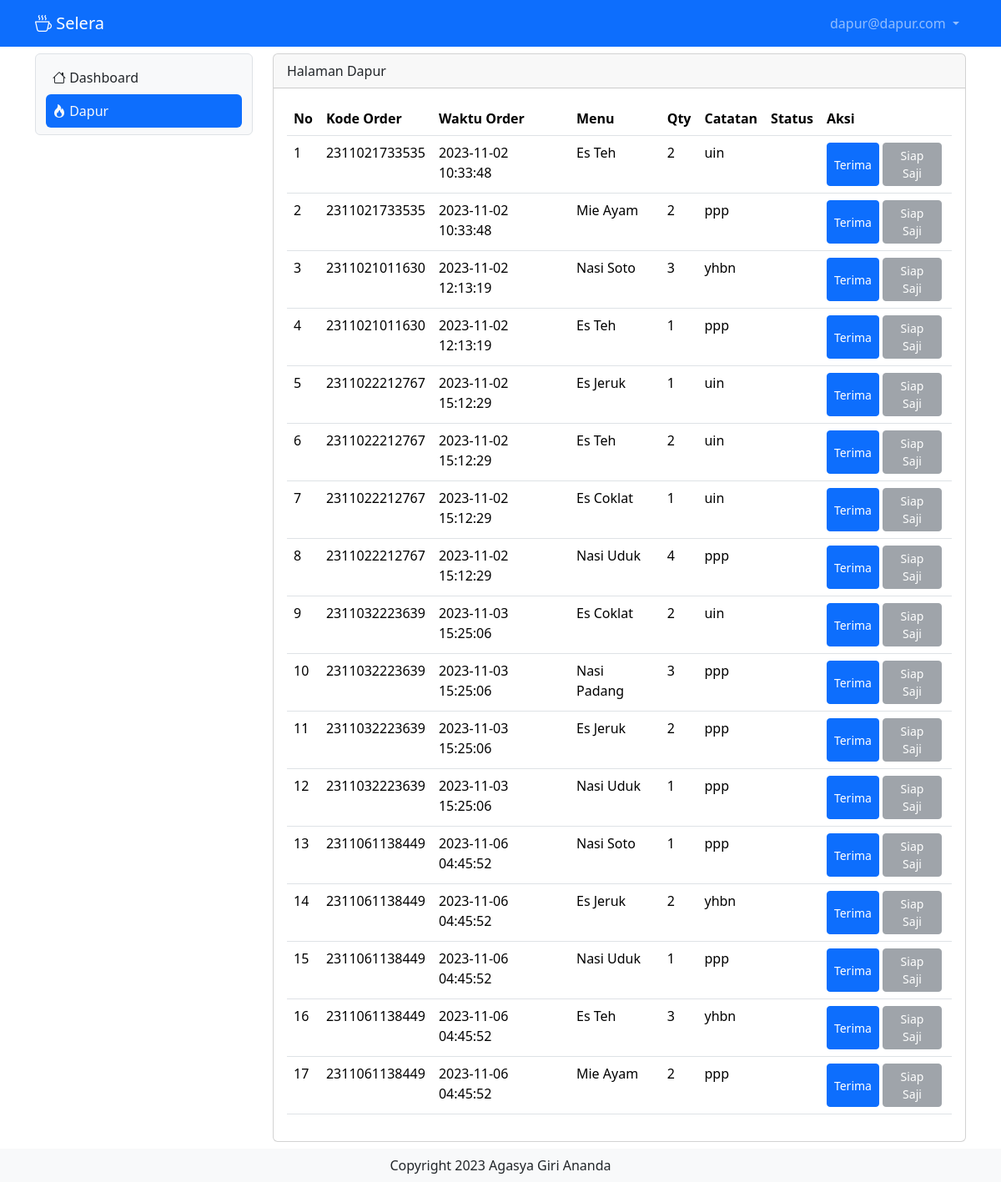
/dapur (signed in), run on the app's committed database.
### tables this page shows
CREATE TABLE `tb_user` (
  `id` int(11) NOT NULL,
  `nama` varchar(255) NOT NULL,
  `username` varchar(255) NOT NULL,
  `password` varchar(255) NOT NULL,
  `level` int(10) NOT NULL,
  `nohp` varchar(15) NOT NULL,
  `alamat` varchar(300) NOT NULL
);

CREATE TABLE `tb_list_order` (
  `id_list_order` int(11) NOT NULL,
  `menu` int(11) NOT NULL,
  `kode_order` bigint(20) NOT NULL,
  `jumlah` int(11) NOT NULL,
  `catatan` varchar(255) NOT NULL,
  `status` int(11) NOT NULL
);

CREATE TABLE `tb_order` (
  `id_order` bigint(20) NOT NULL,
  `pelanggan` varchar(255) NOT NULL,
  `meja` int(11) NOT NULL,
  `pelayan` int(11) NOT NULL,
  `waktu_order` timestamp NOT NULL DEFAULT current_timestamp() ON UPDATE current_timestamp()
);

CREATE TABLE `tb_daftar_menu` (
  `id` int(11) NOT NULL,
  `foto` varchar(255) NOT NULL,
  `nama_menu` varchar(255) NOT NULL,
  `keterangan` varchar(255) NOT NULL,
  `kategori` int(50) NOT NULL,
  `harga` varchar(100) NOT NULL,
  `stok` varchar(50) NOT NULL
);

### dapur.php (the view, shortened to what this page needs)
<?php
include "proses/connect.php";
$query = mysqli_query($conn, "SELECT * FROM tb_list_order
        LEFT JOIN tb_order ON tb_order.id_order = tb_list_order.kode_order
        LEFT JOIN tb_daftar_menu ON tb_daftar_menu.id = tb_list_order.menu
        LEFT JOIN tb_bayar ON tb_bayar.id_bayar = tb_order.id_order
        ORDER BY waktu_order ASC
        ");
while ($record = mysqli_fetch_array($query)) {
    $result[] = $record;
}
?>
<div class="col-lg-9 mt-2">
    <div class="card">
        <div class="card-header">
            Halaman Dapur
        </div>
        <div class="card-body">
            <?php
            if (empty($result)) {
                echo "Data makanan atau minuman tidak ada";
            } else {
                    ?>
                <div class="table-responsive">
                    <table class="table table-hover">
                        <thead>
                            <tr class="text-nowrap">
                                <th scope="col">No</th>
                                <th scope="col">Kode Order</th>
                                <th scope="col">Waktu Order</th>
                                <th scope="col">Menu</th>
                                <th scope="col">Qty</th>
                                <th scope="col">Catatan</th>
                                <th scope="col">Status</th>
                                <th scope="col">Aksi</th>
                            </tr>
                        </thead>
                        <tbody>
                            <?php
                            $no = 1;
                            foreach ($result as $row) {
                                if ($row['status'] != 2) {
                                    ?>
                                    <tr>
                                        <td>
                                            <?php echo $no++ ?>
                                        </td>
                                        <td>
                                            <?php echo $row['kode_order'] ?>
                                        </td>
                                        <td>
                                            <?php echo $row['waktu_order'] ?>
                                        </td>
                                        <td>
                                            <?php echo $row['nama_menu'] ?>
                                        </td>
                                        <td>
                                            <?php echo $row['jumlah'] ?>
                                        </td>
                                        <td>
                                            <?php echo $row['catatan'] ?>
                                        </td>
                                        <td>
                                        </td>
                                        <td>
                                            <div class="d-flex">
                                                <button
                                                    class="<?php echo (!empty($row['status'])) ? "btn btn-secondary btn-sm me-1 disabled" : "btn btn-primary btn-sm me-1"; ?>"
                                                    data-bs-toggle="modal"
                                                    data-bs-target="#terima<?php echo $row['id_list_order'] ?>">Terima</i></button>
                                                <button
                                                    class="<?php echo (empty($row['status']) || $row['status'] != 1) ? "btn btn-secondary btn-sm me-1 disabled" : "btn btn-success btn-sm me-1 text-nowrap"; ?>"
                                                    data-bs-toggle="modal"
                                                    data-bs-target="#siapsaji<?php echo $row['id_list_order'] ?>">Siap Saji</button>
                                            </div>
                                        </td>
                                    </tr>
                                    <?php
                                }
                            }
                            ?>
                        </tbody>
                    </table>
                </div>
                <?php
            }
            ?>
        </div>
    </div>
</div>

### header.php (shortened to what this page needs)
<?php
include "proses/connect.php";
$query = mysqli_query($conn, "SELECT * FROM tb_user WHERE username = '$_SESSION[username_selera]'");
?>
<nav class="navbar navbar-expand navbar-dark bg-primary sticky-top">
    <div class="container-lg">
        <a class="navbar-brand" href="."><i class="bi bi-cup-hot"></i> Selera</a>
        <div class="collapse navbar-collapse justify-content-end" id="navbarNavDropdown">
            <ul class="navbar-nav">
                <li class="nav-item dropdown">
                    <a class="nav-link dropdown-toggle" href="#" role="button" data-bs-toggle="dropdown"
                        aria-expanded="false">
                        <?php echo $hasil['username']; ?>
                    </a>
                </li>
            </ul>
        </div>
    </div>
</nav>

### data on the page
tb_user: username "dapur@dapur.com"
tb_list_order: kode_order "2311021733535", kode_order.waktu_order "2023-11-02 10:33:48", menu.nama_menu "Es Teh", jumlah "2", catatan "uin"
tb_list_order: kode_order "2311021733535", kode_order.waktu_order "2023-11-02 10:33:48", menu.nama_menu "Mie Ayam", jumlah "2", catatan "ppp"
tb_list_order: kode_order "2311021011630", kode_order.waktu_order "2023-11-02 12:13:19", menu.nama_menu "Nasi Soto", jumlah "3", catatan "yhbn"
tb_list_order: kode_order "2311021011630", kode_order.waktu_order "2023-11-02 12:13:19", menu.nama_menu "Es Teh", jumlah "1", catatan "ppp"
tb_list_order: kode_order "2311022212767", kode_order.waktu_order "2023-11-02 15:12:29", menu.nama_menu "Es Jeruk", jumlah "1", catatan "uin"
tb_list_order: kode_order "2311022212767", kode_order.waktu_order "2023-11-02 15:12:29", menu.nama_menu "Es Teh", jumlah "2", catatan "uin"
tb_list_order: kode_order "2311022212767", kode_order.waktu_order "2023-11-02 15:12:29", menu.nama_menu "Es Coklat", jumlah "1", catatan "uin"
tb_list_order: kode_order "2311022212767", kode_order.waktu_order "2023-11-02 15:12:29", menu.nama_menu "Nasi Uduk", jumlah "4", catatan "ppp"
tb_list_order: kode_order "2311032223639", kode_order.waktu_order "2023-11-03 15:25:06", menu.nama_menu "Es Coklat", jumlah "2", catatan "uin"
tb_list_order: kode_order "2311032223639", kode_order.waktu_order "2023-11-03 15:25:06", menu.nama_menu "Nasi Padang", jumlah "3", catatan "ppp"
tb_list_order: kode_order "2311032223639", kode_order.waktu_order "2023-11-03 15:25:06", menu.nama_menu "Es Jeruk", jumlah "2", catatan "ppp"
tb_list_order: kode_order "2311032223639", kode_order.waktu_order "2023-11-03 15:25:06", menu.nama_menu "Nasi Uduk", jumlah "1", catatan "ppp"
tb_list_order: kode_order "2311061138449", kode_order.waktu_order "2023-11-06 04:45:52", menu.nama_menu "Nasi Soto", jumlah "1", catatan "ppp"
tb_list_order: kode_order "2311061138449", kode_order.waktu_order "2023-11-06 04:45:52", menu.nama_menu "Es Jeruk", jumlah "2", catatan "yhbn"
tb_list_order: kode_order "2311061138449", kode_order.waktu_order "2023-11-06 04:45:52", menu.nama_menu "Nasi Uduk", jumlah "1", catatan "ppp"
tb_list_order: kode_order "2311061138449", kode_order.waktu_order "2023-11-06 04:45:52", menu.nama_menu "Es Teh", jumlah "3", catatan "yhbn"
tb_list_order: kode_order "2311061138449", kode_order.waktu_order "2023-11-06 04:45:52", menu.nama_menu "Mie Ayam", jumlah "2", catatan "ppp"
